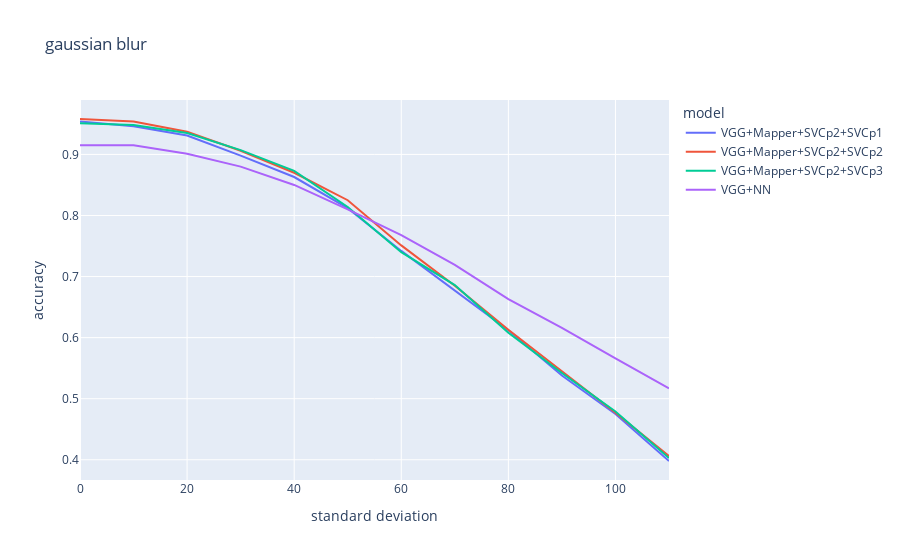

Notebook code for this chart:
### Code cell
fig = px.line(df, x="standard deviation", y="accuracy", color='model', title='gaussian blur')
fig.show()

### Figure 1 — Plotly figure (JSON) as saved in the notebook; plotly's stock layout.template omitted (floating-point values rounded to 4 significant figures)
{"data": [{"hovertemplate": "model=VGG+Mapper+SVCp2+SVCp1<br>standard deviation=%{x}<br>accuracy=%{y}<extra></extra>", "legendgroup": "VGG+Mapper+SVCp2+SVCp1", "line": {"color": "#636efa", "dash": "solid"}, "mode": "lines", "name": "VGG+Mapper+SVCp2+SVCp1", "orientation": "v", "showlegend": true, "type": "scatter", "x": [0, 10, 20, 30, 40, 50, 60, 70, 80, 90, 100, 110], "xaxis": "x", "y": [0.954, 0.946, 0.931, 0.898, 0.863, 0.812, 0.742, 0.677, 0.612, 0.538, 0.475, 0.398], "yaxis": "y"}, {"hovertemplate": "model=VGG+Mapper+SVCp2+SVCp2<br>standard deviation=%{x}<br>accuracy=%{y}<extra></extra>", "legendgroup": "VGG+Mapper+SVCp2+SVCp2", "line": {"color": "#EF553B", "dash": "solid"}, "mode": "lines", "name": "VGG+Mapper+SVCp2+SVCp2", "orientation": "v", "showlegend": true, "type": "scatter", "x": [0, 10, 20, 30, 40, 50, 60, 70, 80, 90, 100, 110], "xaxis": "x", "y": [0.958, 0.954, 0.937, 0.906, 0.87, 0.825, 0.751, 0.685, 0.613, 0.545, 0.477, 0.406], "yaxis": "y"}, {"hovertemplate": "model=VGG+Mapper+SVCp2+SVCp3<br>standard deviation=%{x}<br>accuracy=%{y}<extra></extra>", "legendgroup": "VGG+Mapper+SVCp2+SVCp3", "line": {"color": "#00cc96", "dash": "solid"}, "mode": "lines", "name": "VGG+Mapper+SVCp2+SVCp3", "orientation": "v", "showlegend": true, "type": "scatter", "x": [0, 10, 20, 30, 40, 50, 60, 70, 80, 90, 100, 110], "xaxis": "x", "y": [0.951, 0.948, 0.935, 0.907, 0.873, 0.814, 0.74, 0.686, 0.608, 0.542, 0.479, 0.403], "yaxis": "y"}, {"hovertemplate": "model=VGG+NN<br>standard deviation=%{x}<br>accuracy=%{y}<extra></extra>", "legendgroup": "VGG+NN", "line": {"color": "#ab63fa", "dash": "solid"}, "mode": "lines", "name": "VGG+NN", "orientation": "v", "showlegend": true, "type": "scatter", "x": [0, 10, 20, 30, 40, 50, 60, 70, 80, 90, 100, 110], "xaxis": "x", "y": [0.915, 0.915, 0.901, 0.88, 0.85, 0.81, 0.768, 0.719, 0.663, 0.616, 0.566, 0.517], "yaxis": "y"}], "layout": {"legend": {"title": {"text": "model"}, "tracegroupgap": 0}, "title": {"text": "gaussian blur"}, "xaxis": {"anchor": "y", "domain": [0.0, 1.0], "title": {"text": "standard deviation"}}, "yaxis": {"anchor": "x", "domain": [0.0, 1.0], "title": {"text": "accuracy"}}}}
